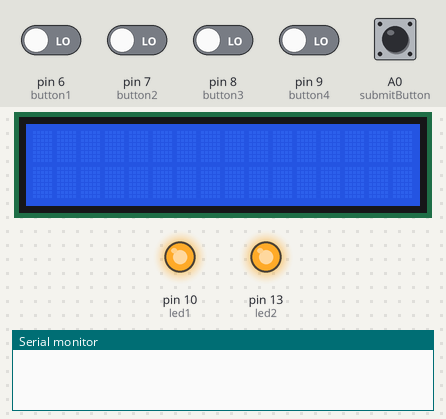
Recording of a sketch running on a simulated Arduino Uno, built with avr-gcc and run on an emulated ATmega328P. Parts: 16×2 character LCD, output pins drawn as LEDs (lit = HIGH), the last lines printed to the serial monitor. The inputs (shaded band) are chosen by the test bench; at power-on: A0 (submitButton), pin 6 (button1), pin 7 (button2), pin 8 (button3), pin 9 (button4) LOW.

Above: at 1.2 s.
1.3 s: pin 6 (button1) driven HIGH and pin 7 (button2) driven HIGH and pin 8 (button3) driven HIGH and pin 9 (button4) driven HIGH
At 3.8 s:
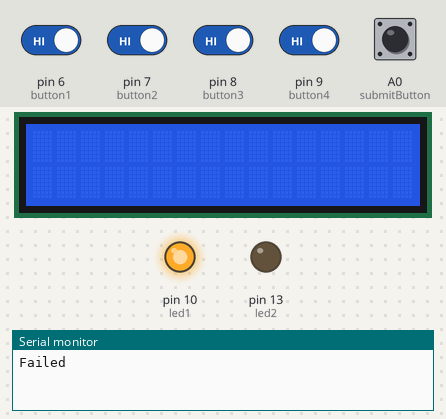
At 5.7 s:
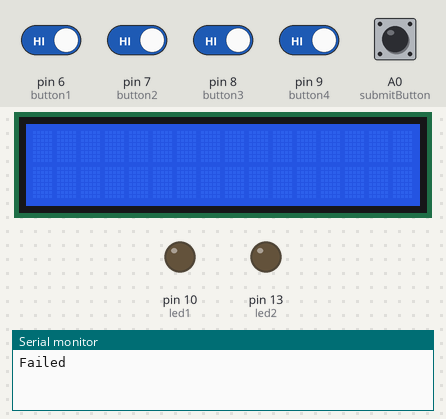
Timing chart, 0 to 10.3 s (numbered marks = the images above; inputs shaded):
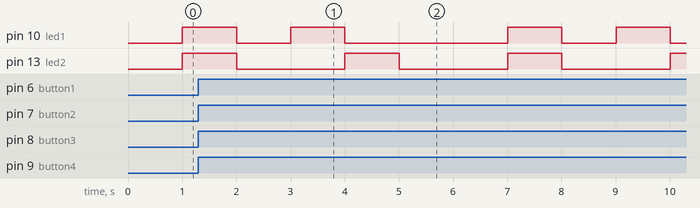

Measured:
- by itself, pin 13 (led2): alternates HIGH for 1.0 s and LOW for 2.0 s

The sketch:

puzzleCombined1AND2.ino
```cpp
#include <LiquidCrystal.h>


int puzzle1Complete = 0, puzzle2Complete = 0;


//puzzle2 globals
// Define the LCD dimensions and global variables
const int LCD_COLS = 16;
const int LCD_ROWS = 2;

// Initialize the LCD
LiquidCrystal lcd(12, 11, 5, 4, 3, 2);

//questions to give to player to answer
char* questionArray[5] = {"What is 1+1?    ", "What year was UIC founded 19XX?    ", {}};
int answerTens[5] = {0, 8};
int answerOnes[5] = {2, 2};
int questionNumber = 0;

//globals to help manage the text scrolling
char* message;
int length;
char copy[100];
char* temp;
char* end;
char holder;

//initialize analog pins for potentiometers
const int pot1 = A1;
const int pot2 = A5;

//potentiometer inputs
int tens = 0;
int ones = 0;

//submit button for puzzle2
const int submitButton = A0;
int submitState, submitStatus;

//various timings for certain events from puzzle2 to occur
unsigned long scrollMillis = 0;
const int scrollInterval = 500;
unsigned long buttonMillis = 0;
const int buttonInterval = 25;
unsigned long shiftMillis = 0;
const int shiftInterval = 250;
unsigned long currentMillis;


//puzzle1 globals
const int led1 = 10;
const int led2 = 13;
const int button1 = 6;
const int button2 = 7;
const int button3 = 8;
const int button4 = 9;
const int interval = 25;
unsigned long prevMillis = 0;

//makes an answer array for the user to fill and checks against the correct answer array
int answerArray[4];
int correctAnswer[4] = {3,0,2,1};
int count = 0;

//button variables to debounce with so it works as a toggle
int button1State, button2State,
    button3State, button4State;

int buttonStatus1, buttonStatus2,
    buttonStatus3, buttonStatus4;

//interval for leds to cycle
int ledCycleCount = 0;
unsigned long ledTime = 0;
const long ledInterval = 1000;


//helper function that clears the top row of text of the lcd
void clearTop() {
    lcd.setCursor(0,0);
    lcd.print("                ");
}


//iterates the character one at a time per call of this function to scroll the text accross the top line of the lcd
void rollMessage() {

    int sizeDisplay;

    if (end - temp >= 16) sizeDisplay = 16;
    else sizeDisplay = end - temp;
    holder = temp[sizeDisplay];
    temp[sizeDisplay] = '\0';

    clearTop();
    lcd.setCursor(0,0);
    lcd.print(temp);

    temp[sizeDisplay] = holder;
    temp++;
}


//shows the question from the array depending on what question number the player is on
void displayQuestion() {

    if (temp != end) {
        rollMessage();
    } else {
        temp = copy;
        rollMessage();
    }

}


//displays the input of the players turning of the potentiometers
void questionInput() {
    int POTValue1 = analogRead(pot1);
    int POTValue2 = analogRead(pot2);

    tens = map(POTValue1,0,1000,0,9);
    ones = map(POTValue2,0,1000,0,9);

    lcd.setCursor(0,1);
    char inputString[16];
    snprintf(inputString, 16, "Input: %d%d", tens, ones);
    lcd.print(inputString);
}

//used to make sure that the text is properly aligned when the question changes
void updateGlobals() {
    memset(message, 0, sizeof(message));
    message = questionArray[questionNumber];
    length = strlen(message);
    memset(copy, 0, sizeof(copy));
    strcpy(copy, message);
    temp = copy;
    end = copy + length;
}

//checks the tens and ones to ensure that it is of the correct number when
void validateAnswer() {
    Serial.println("Submitting!");
    if (tens == answerTens[questionNumber] &&
        ones == answerOnes[questionNumber]) {
        questionNumber++;
        updateGlobals();
        Serial.println("correct");
    } else {
        //wrong answer lose time
        Serial.println("wrong");
    }
    if (questionNumber >= 5) {
        //puzzle is solved!
        puzzle2Complete = 1;
        Serial.println("solved!");
    }
}


//debounces the submit button so it doesn't accidentally penalize the player
void brooklynDebouncePuzzle2(int buttonState, int *buttonStatus, int button) {
    buttonState = digitalRead(button);

    if (buttonState != *buttonStatus) {
        if (buttonState == HIGH) {
            validateAnswer();
        }
    }
    *buttonStatus = buttonState;
}


void ledCycle () {

    int cycleNum = ledCycleCount % 6;

    //int correctAnswer[4] = {3,0,1,2};
    if (cycleNum == 0) {

        //display 3
        digitalWrite(led1, HIGH);
        digitalWrite(led2, HIGH);
    } else if (cycleNum == 1) {

        //display 0
        digitalWrite(led1, LOW);
        digitalWrite(led2, LOW);
    } else if (cycleNum == 2) {

        //display 1
        digitalWrite(led1, HIGH);
        digitalWrite(led2, LOW);
    } else if (cycleNum == 3) {

        //display 2
        digitalWrite(led1, LOW);
        digitalWrite(led2, HIGH);
    } else if (cycleNum == 4) {

        // empty to reset and not confuse player
        digitalWrite(led1, LOW);
        digitalWrite(led2, LOW);
    } else if (cycleNum == 5) {

        //empty to reset and not confuse player
        digitalWrite(led1, LOW);
        digitalWrite(led2, LOW);
    }
    //Serial.println(cycleNum);
    ledCycleCount++;
}

void checkAnswer () {
    for (int i = 0; i < 4; i++) {
        if (answerArray[i] == correctAnswer[i]) {
            continue;
        } else {
            //serial communicate failure
            Serial.println("Failed");
            return;
        }
    }
    //serial communicate success and open box
    puzzle1Complete = 1;
    Serial.println("Success");
    return;
}

void checkButtonInput (int button) {
    int index = count % 4;

    switch (button) {
        case 6:
            answerArray[index] = 0;
            break;
        case 7:
            answerArray[index] = 1;
            break;
        case 8:
            answerArray[index] = 2;
            break;
        case 9:
            answerArray[index] = 3;
            break;
    }

    count++;
    if (index == 3) {
        checkAnswer();
    }
}


//debounces the submit button so it doesn't accidentally penalize the player
void brooklynDebouncePuzzle1(int buttonState, int *buttonStatus, int button) {
    buttonState = digitalRead(button);

    if (buttonState != *buttonStatus) {
        if (buttonState == HIGH) {
            checkButtonInput(button);
        }
    }
    *buttonStatus = buttonState;
}


void setup() {
    // Initialize the serial port
    Serial.begin(9600);
    pinMode(pot1, INPUT);
    pinMode(pot2, INPUT);


    // Initialize the LCD
    lcd.begin(LCD_COLS, LCD_ROWS);
    lcd.clear();
    lcd.setCursor(0,0);
    pinMode(submitButton, INPUT);
    submitStatus = digitalRead(submitButton);

    updateGlobals();

    //puzzle1 pins
    pinMode(button1, INPUT);
    pinMode(button2, INPUT);
    pinMode(button3, INPUT);
    pinMode(button4, INPUT);

    pinMode(led1, OUTPUT);
    pinMode(led2, OUTPUT);

    Serial.begin(9600);
    buttonStatus1 = digitalRead(button1);
    buttonStatus2 = digitalRead(button2);
    buttonStatus3 = digitalRead(button3);
    buttonStatus4 = digitalRead(button4);

}

void puzzle1() {
    if (currentMillis - prevMillis > interval) {
        brooklynDebouncePuzzle1(button1State, &buttonStatus1, button1);
        brooklynDebouncePuzzle1(button2State, &buttonStatus2, button2);
        brooklynDebouncePuzzle1(button3State, &buttonStatus3, button3);
        brooklynDebouncePuzzle1(button4State, &buttonStatus4, button4);
        prevMillis = currentMillis;
    }
    if (currentMillis - ledTime > ledInterval) {
        ledCycle();
        ledTime = currentMillis;
        //Serial.println(ledTime);
    }
}

void puzzle2() {
    if (currentMillis - scrollMillis > scrollInterval) {
        //displayQuestion();
        questionInput();
        scrollMillis = currentMillis;
    }
    if (currentMillis - buttonMillis > buttonInterval) {
        brooklynDebouncePuzzle2(submitState, &submitStatus, submitButton);
        buttonMillis = currentMillis;
    }
    if (currentMillis - shiftMillis > shiftInterval) {
        displayQuestion();
        //Serial.println(temp);
        shiftMillis = currentMillis;
    }
}

void loop() {
  // put your main code here, to run repeatedly:
    currentMillis = millis();
    if (puzzle1Complete == 0) {
        puzzle1();
    }
    if (puzzle1Complete == 1 && puzzle2Complete == 0) {
        puzzle2();
    }
}
```
